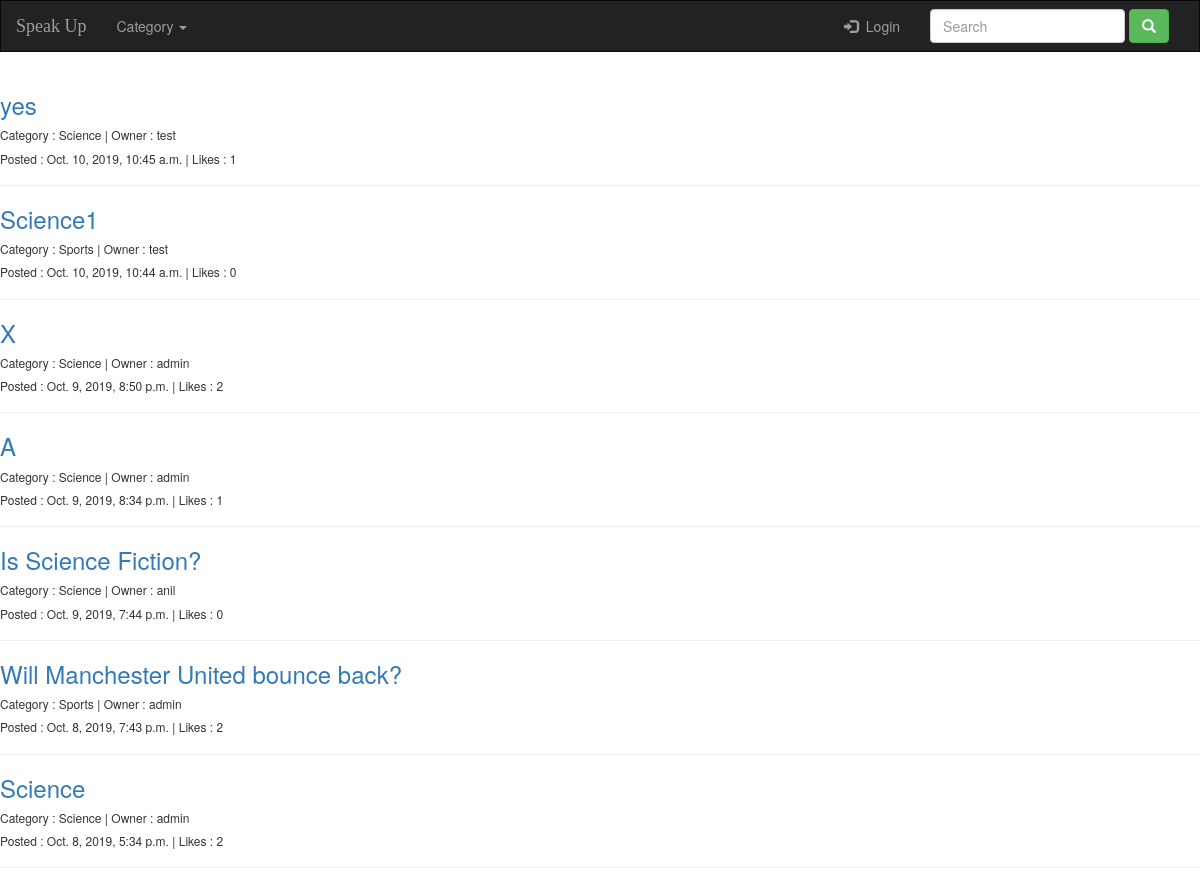
The app's page /debate/ with its own data.
### debate/models.py (models this page shows, shortened)
class Post(models.Model):
	post_category=models.ForeignKey(Category,on_delete=models.CASCADE)
	post_owner=models.ForeignKey(User,verbose_name=u"Owner",on_delete=models.CASCADE)
	post_topic=models.CharField(max_length=250)
	post_content=models.TextField(max_length=1000)
	post_date=models.DateTimeField(auto_now_add=True)
	post_likes=models.ManyToManyField(User,related_name="likes",blank=True)
	@property
	def total_likes(self):
		return self.post_likes.count()

class Category(models.Model):
	name=models.CharField(verbose_name=u"Category",max_length=50,unique=True)

### debate/views.py (the view)
def index(request):
	all_categories=Category.objects.all()
	all_posts=Post.objects.all()
	query = request.GET.get("q")
	if query:
		all_posts = all_posts.filter(
			Q(post_topic__icontains=query)
			| Q(post_category__name__icontains=query)
			| Q(post_owner__username__icontains=query)
		).distinct()
		print ("query_all_posts:",all_posts)
		print ("query_all_posts :",all_posts == None)
		print ("all_posts.count() :",all_posts.count())
		if all_posts.count()!=0:
			print ("all_posts :",all_posts)
			print ("all_posts is available")
			return render(request, 'debate/index.html', {'all_categories':all_categories,'all_posts': all_posts})
		else:
			messages.error(request,"No Post found for %s."%query)
			return redirect("debate:index")
	else:
		return render(request, 'debate/index.html', {'all_categories':all_categories,'all_posts': all_posts.order_by('-id')})

### debate/templates/debate/index.html (shortened to what this page needs)
{% extends 'debate/base.html' %}
{% block body %}
{% if all_posts %}
	{% for posts in all_posts %}
		<h3><a href="{% url 'debate:detail' posts.id %}">{{posts.post_topic|truncatechars:50 }}</a></h3>
		<h6>Category : {{ posts.post_category.name }} | Owner : {{posts.post_owner}}</h6>
		<h6>Posted : {{posts.post_date}} | Likes : {{ posts.total_likes }}</h6>
		<hr>
	{% endfor %}
{% endif %}
{% endblock %}

### debate/templates/debate/base.html (shortened to what this page needs)
<!DOCTYPE html>
<html lang="en">
<head>
    {% load staticfiles %}
    <link rel="stylesheet" type="text/css" href="{% static 'debate/bootstrap-3.3.7-dist/css/bootstrap.min.css' %}" />
    <link href="{% static 'debate/Satisfy.css' %}" rel="stylesheet" type="text/css">
</head>
<body>
<nav class="navbar navbar-inverse" style="border-radius:0px">
    <div class="container-fluid">
        <div class="navbar-header">
            <a class="active navbar-brand" href="{% url 'debate:index' %}"style="font-family: Satisfy">Speak Up</a>
        </div>
        <div class="collapse navbar-collapse" id="topNavBar">
            <ul class="nav navbar-nav">
                <li class="dropdown">
                    <a class="dropdown-toggle" data-toggle="dropdown" href="#">Category
                    <span class="caret"></span></a>
                </li>
            </ul>
            <form class="navbar-form navbar-right" action="{% url 'debate:index' %}" role="search" method="get" >
                <div class="form-group">
                    <input type="text" placeholder="Search" class="search form-control" name="q" value="{{ request.GET.q }}">
                </div>
                <button type="submit" class="btn btn-success">
                    <span class="glyphicon glyphicon-search"></span>
                </button>
            </form>
            <ul class="nav navbar-nav navbar-right">
                <li class="{% block log %}{% endblock %}">
                    {% if not user.is_authenticated %}
                    <a href="{% url 'debate:login_user' %}">
                        <span class="glyphicon glyphicon-log-in" aria-hidden="true"></span>&nbsp; Login
                    </a>
                    {% else %}
                    <a href="#">
                        <span class="glyphicon glyphicon-log-in"></span>&nbsp; Logged in as {{ request.user }}
                    </a>
                    {% endif %}
                </li>
            </ul>
        </div>
    </div>
</nav>
{% block body %}
{% endblock %}
<br>
<br>
</body>
</html>

### records on screen
Post: post_topic "yes", post_category.name "Science", post_owner "test", post_date "Oct. 10, 2019, 10:45 a.m.", total_likes "1"
Post: post_topic "Science1", post_category.name "Sports", post_owner "test", post_date "Oct. 10, 2019, 10:44 a.m.", total_likes "0"
Post: post_topic "X", post_category.name "Science", post_owner "admin", post_date "Oct. 9, 2019, 8:50 p.m.", total_likes "2"
Post: post_topic "A", post_category.name "Science", post_owner "admin", post_date "Oct. 9, 2019, 8:34 p.m.", total_likes "1"
Post: post_topic "Is Science Fiction?", post_category.name "Science", post_owner "anil", post_date "Oct. 9, 2019, 7:44 p.m.", total_likes "0"
Post: post_topic "Will Manchester United bounce back?", post_category.name "Sports", post_owner "admin", post_date "Oct. 8, 2019, 7:43 p.m.", total_likes "2"
Post: post_topic "Science", post_category.name "Science", post_owner "admin", post_date "Oct. 8, 2019, 5:34 p.m.", total_likes "2"
